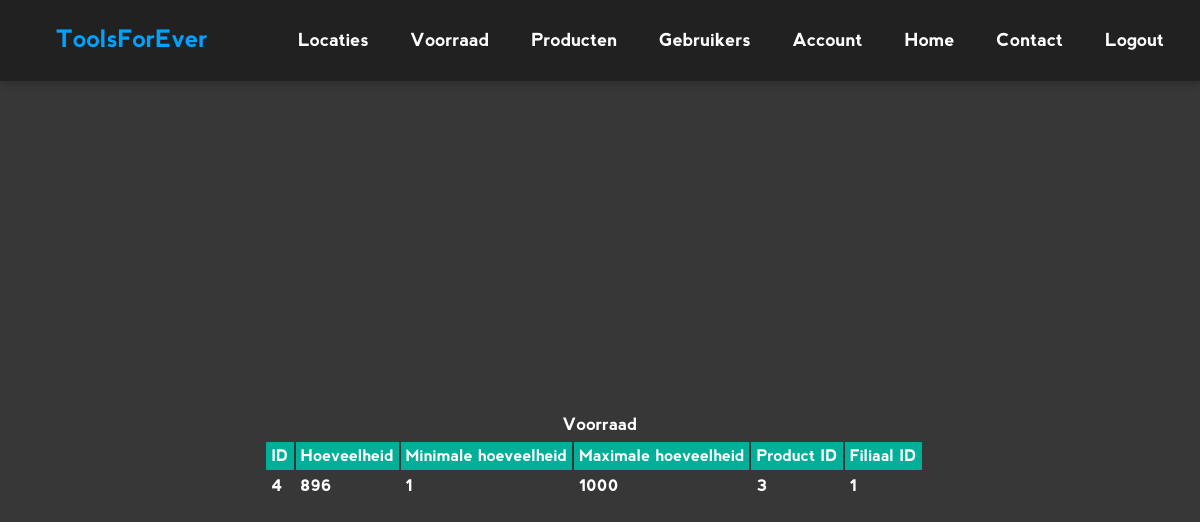
The page /pages/stock.php on the database its author committed.
### tables this page shows
CREATE TABLE IF NOT EXISTS `stock` (
  `Stock_id` int(11) NOT NULL AUTO_INCREMENT,
  `Amount` int(11) NOT NULL DEFAULT '0',
  `Min_amount` int(11) NOT NULL DEFAULT '0',
  `Max_amount` int(11) NOT NULL DEFAULT '0',
  `Prod_id` int(11) NOT NULL DEFAULT '0',
  `fil_id` int(11) NOT NULL DEFAULT '0',
  PRIMARY KEY (`Stock_id`),
  KEY `FK_stock_products` (`Prod_id`),
  KEY `fil_id` (`fil_id`)
);

### pages/stock.php (the view, shortened to what this page needs)
<?php
$pdo = new PDO('mysql:host=127.0.0.1;dbname=ToolsForEver;charset=utf8', 'root', '');
$sql = 'SELECT * FROM stock';
$statement = $pdo->prepare($sql);
$statement->execute();
$employee = $statement->fetchAll(PDO::FETCH_OBJ);
?>
<div class="container">
     <div class="login-form">
               <h2>Voorraad</h2>
               <table class="table">
                    <tr>
                         <th>ID</th>
                         <th>Hoeveelheid</th>
                         <th>Minimale hoeveelheid</th>
                         <th>Maximale hoeveelheid</th>
                         <th>Product ID</th>
                         <th>Filiaal ID</th>
                    </tr>
                    <?php  foreach($employee as $emp): ?>
                    <tr>
                         <td><?= $emp->Stock_id; ?></td>
                         <td><?= $emp->Amount; ?></td>
                         <td><?= $emp->Min_amount; ?></td>
                         <td><?= $emp->Max_amount; ?></td>
                         <td><?= $emp->Prod_id; ?></td>
                         <td><?= $emp->fil_id; ?></td>
                         <td>
                         </td>
                    </tr>
               <?php endforeach; ?>
               </table>
     </div>
</div>

### css/style.css (style rules this page uses)
* { margin: 0; font-family: Nevis, Akashi, Arial; }
.header { background-color: #212121; overflow: hidden; -webkit-filter: drop-shadow(1px 3px 3px #2c2c2c); filter: drop-shadow(1px 3px 3px #2c2c2c); }
.header ul { list-style: none; margin-right: 15px; }
.header a { color: #fff; text-decoration: none; display: inline; float: right; text-align: center; padding: 25px 16px; margin: 5px; font-size: 18px; -webkit-transition: all .2s ease-in-out; -o-transition: all .2s ease-in-out; transition: all .2s ease-in-out; }
.header p { color: #00a2ff; text-decoration: none; display: inline; float: left; text-align: center; padding: 25px 16px; font-size: 24px; }
.login-form { display: -webkit-box; display: -ms-flexbox; display: flex; -webkit-box-orient: vertical; -webkit-box-direction: normal; -ms-flex-direction: column; flex-direction: column; -webkit-box-pack: center; -ms-flex-pack: center; justify-content: center; -webkit-box-align: center; -ms-flex-align: center; align-items: center; height: 95vh; background-color: #373737; background-size: cover; width: 100%; }
.login-form h2 { font-size: 17px; color: #fff; }
.table { margin: 5px; }
.table th { background-color: #00af98; padding: 5px; color: #fff; }
.table td { color: #fff; padding: 5px; }

### rows shown on the page
stock: Stock_id "4", Amount "896", Min_amount "1", Max_amount "1000", Prod "3", fil "1"
